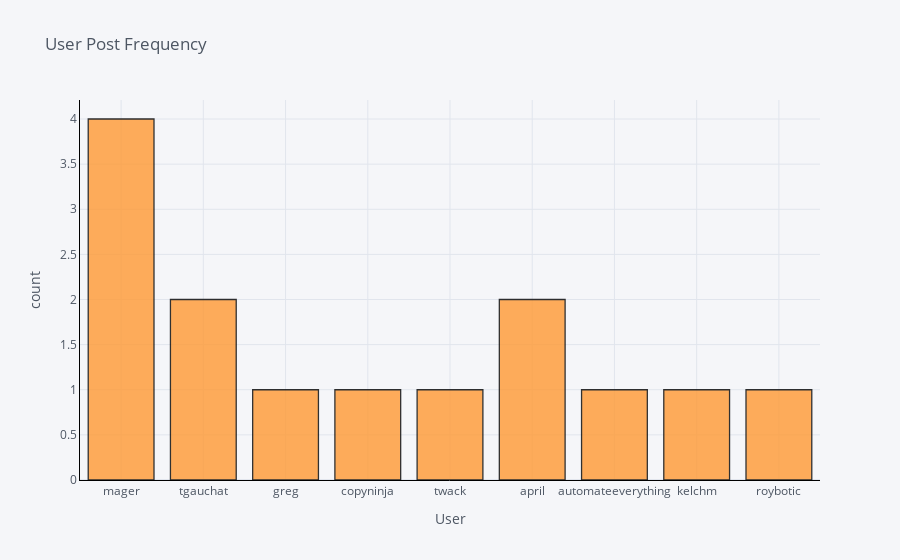

The notebook cell saved with this chart:
### Code cell
df['User'].iplot(
    kind='hist',
    bins=10,
    xTitle='User',
    linecolor='black',
    yTitle='count',
    title='User Post Frequency')

### Figure 1 — Plotly figure (JSON) as saved in the notebook; plotly's stock layout.template omitted (floating-point values rounded to 4 significant figures)
{"data": [{"histfunc": "count", "histnorm": "", "marker": {"color": "rgba(255, 153, 51, 1.0)", "line": {"color": "#000000", "width": 1.3}}, "name": "User", "nbinsx": 10, "opacity": 0.8, "orientation": "v", "type": "histogram", "x": ["mager", "tgauchat", "mager", "tgauchat", "greg", "copyninja", "mager", "twack", "mager", "april", "automateeverything", "kelchm", "april", "roybotic"]}], "layout": {"barmode": "overlay", "legend": {"bgcolor": "#F5F6F9", "font": {"color": "#4D5663"}}, "paper_bgcolor": "#F5F6F9", "plot_bgcolor": "#F5F6F9", "title": {"font": {"color": "#4D5663"}, "text": "User Post Frequency"}, "xaxis": {"gridcolor": "#E1E5ED", "linecolor": "black", "showgrid": true, "tickfont": {"color": "#4D5663"}, "title": {"font": {"color": "#4D5663"}, "text": "User"}, "zerolinecolor": "#E1E5ED"}, "yaxis": {"gridcolor": "#E1E5ED", "linecolor": "black", "showgrid": true, "tickfont": {"color": "#4D5663"}, "title": {"font": {"color": "#4D5663"}, "text": "count"}, "zerolinecolor": "#E1E5ED"}}}
